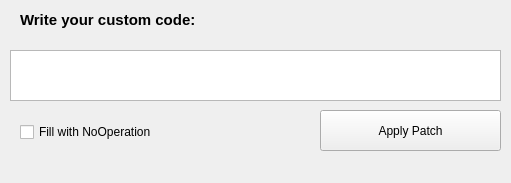
<?xml version="1.0" encoding="UTF-8"?>
<ui version="4.0">
 <class>PatchCode</class>
 <widget class="QMainWindow" name="PatchCode">
  <property name="geometry">
   <rect>
    <x>0</x>
    <y>0</y>
    <width>511</width>
    <height>183</height>
   </rect>
  </property>
  <property name="windowTitle">
   <string>Patch Code</string>
  </property>
  <widget class="QWidget" name="centralwidget">
   <widget class="QLabel" name="label">
    <property name="geometry">
     <rect>
      <x>20</x>
      <y>10</y>
      <width>331</width>
      <height>20</height>
     </rect>
    </property>
    <property name="font">
     <font>
      <pointsize>11</pointsize>
      <bold>true</bold>
     </font>
    </property>
    <property name="text">
     <string>Write your custom code:</string>
    </property>
   </widget>
   <widget class="QTextEdit" name="txtDisasmPatch">
    <property name="geometry">
     <rect>
      <x>10</x>
      <y>50</y>
      <width>491</width>
      <height>51</height>
     </rect>
    </property>
    <property name="font">
     <font>
      <pointsize>12</pointsize>
     </font>
    </property>
   </widget>
   <widget class="QPushButton" name="btnApplyPatch">
    <property name="geometry">
     <rect>
      <x>320</x>
      <y>110</y>
      <width>181</width>
      <height>41</height>
     </rect>
    </property>
    <property name="text">
     <string>Apply Patch</string>
    </property>
   </widget>
   <widget class="QCheckBox" name="chkCompleteNops">
    <property name="geometry">
     <rect>
      <x>20</x>
      <y>120</y>
      <width>171</width>
      <height>24</height>
     </rect>
    </property>
    <property name="font">
     <font>
      <pointsize>9</pointsize>
     </font>
    </property>
    <property name="text">
     <string>Fill with NoOperation</string>
    </property>
   </widget>
   <widget class="QLabel" name="lblPatchWarn">
    <property name="geometry">
     <rect>
      <x>10</x>
      <y>160</y>
      <width>491</width>
      <height>20</height>
     </rect>
    </property>
    <property name="text">
     <string/>
    </property>
   </widget>
  </widget>
 </widget>
 <resources/>
 <connections/>
</ui>
